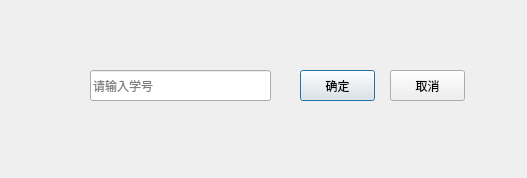
<?xml version="1.0" encoding="UTF-8"?>
<ui version="4.0">
 <class>dlg_4</class>
 <widget class="QDialog" name="dlg_4">
  <property name="geometry">
   <rect>
    <x>0</x>
    <y>0</y>
    <width>527</width>
    <height>178</height>
   </rect>
  </property>
  <property name="cursor">
   <cursorShape>ArrowCursor</cursorShape>
  </property>
  <property name="windowTitle">
   <string>修改学生基本信息</string>
  </property>
  <widget class="QLineEdit" name="lineEdit">
   <property name="geometry">
    <rect>
     <x>90</x>
     <y>70</y>
     <width>181</width>
     <height>31</height>
    </rect>
   </property>
   <property name="cursor">
    <cursorShape>IBeamCursor</cursorShape>
   </property>
   <property name="placeholderText">
    <string>请输入学号</string>
   </property>
  </widget>
  <widget class="QPushButton" name="pushButton">
   <property name="geometry">
    <rect>
     <x>300</x>
     <y>70</y>
     <width>75</width>
     <height>31</height>
    </rect>
   </property>
   <property name="cursor">
    <cursorShape>PointingHandCursor</cursorShape>
   </property>
   <property name="text">
    <string>确定</string>
   </property>
  </widget>
  <widget class="QPushButton" name="pushButton_2">
   <property name="geometry">
    <rect>
     <x>390</x>
     <y>70</y>
     <width>75</width>
     <height>31</height>
    </rect>
   </property>
   <property name="cursor">
    <cursorShape>PointingHandCursor</cursorShape>
   </property>
   <property name="text">
    <string>取消</string>
   </property>
  </widget>
 </widget>
 <resources/>
 <connections>
  <connection>
   <sender>pushButton</sender>
   <signal>clicked()</signal>
   <receiver>dlg_4</receiver>
   <slot>accept()</slot>
   <hints>
    <hint type="sourcelabel">
     <x>335</x>
     <y>84</y>
    </hint>
    <hint type="destinationlabel">
     <x>375</x>
     <y>132</y>
    </hint>
   </hints>
  </connection>
  <connection>
   <sender>pushButton_2</sender>
   <signal>clicked()</signal>
   <receiver>dlg_4</receiver>
   <slot>close()</slot>
   <hints>
    <hint type="sourcelabel">
     <x>433</x>
     <y>83</y>
    </hint>
    <hint type="destinationlabel">
     <x>453</x>
     <y>134</y>
    </hint>
   </hints>
  </connection>
 </connections>
</ui>
